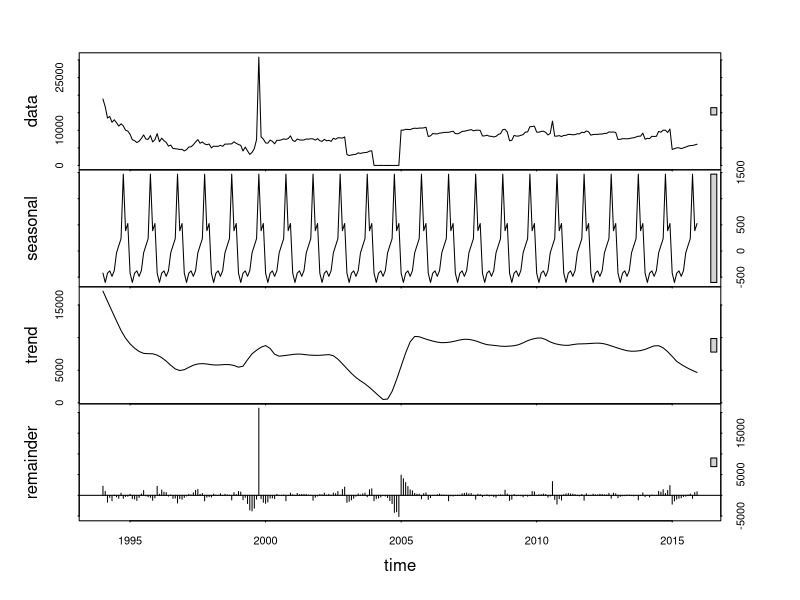

Source code (R): (Note: this script raises an error after producing the figure.)
#Data
products <- c(18898,16702.5,13492.7,13947.7,12280,12995.4,12160,11200,11845,11254,10031.1,9786.7,8872.4,7333.3,7061.7,6518.5,6880.6,7695.5,8691.3,7514.4,7423.9,8510.3,6699.6,7333.3,9046,6756.6,7773.3,7037.9,6569.4,5516.6,5801.4,4836.4,4765.9,4685,4549.6,4593,4144,4506.4,5241.9,5320.5,5879.6,6683.7,7356.5,6328.1,6681.4,6127.3,5905.6,6106.1,4999.7,5499.2,5437.5,5450.7,5733.3,5444.3,6084.1,6078.8,6125.8,6147.9,6743.4,6284.5,5966.2,5727.5,4127.4,5231.8,4144.4,3140.3,3720.6,4784.1,7382,30825,8128.9,7504.4,6421.5,6348.3,7222.3,6869,6165,7169.1,7136.7,7290.3,7552.5,7433.8,7646.9,8414,7141.1,6822.4,7525,7258.4,7214.1,7261.8,7541.6,7473.2,7602.2,7579,7204.6,7642.5,7050.4,6851.7,7431.7,7019.8,7152,6858.3,7724.2,7459.9,7872.5,7871.4,7786.6,8124.9,3124.6,2823.6,3002.5,3092.1,3192.2,3589.6,3427,3592.9,3664.6,3749.3,4097.7,4164.1,13,13.8,11.2,21.8,11,2.8,0,0,10.1,7.4,13.8,11.9,10068.8,10045.5,10289.2,10255.1,10192.9,10478.8,10604.8,10544.5,10637.1,10642,10691,10876.5,8247.1,8420,9072.3,8991.3,8983.3,9206.4,9265.7,9412.1,9423.8,9437.9,9588.7,9749.6,9058.9,9016.8,9259.4,9695.3,9738.9,9906.7,10047.1,10204,9865,10019.6,10043.7,9966.4,8391.8,8426.6,8619.1,8338.1,8287.1,8119.7,8275.7,8825.2,9043.4,10190.3,10292.2,9514.6,7027,7170.2,8540.1,8361.4,8367.4,8567.5,8784.3,9495.9,9537.7,11034.6,11086.4,11183.2,9494.7,9464.4,9685.8,9755.2,9418,8683.1,9117.5,12633.3,8333,8352.9,8494.8,8239.9,8551.5,8577.8,8845.6,8830,8729.4,8782.2,9013.4,8990.5,9475,9336.8,9815.1,9568.1,8622.8,8811,8851.2,8860.4,8929.7,8938.8,9123.5,9131.8,9544.4,9482.8,9521.3,9407,7385.3,7429.4,7622.7,7609.4,7584.3,7651.5,7815.5,7875.4,8106.4,8320.7,8333.6,9193.1,7463.8,7728.1,7644.4,8299.5,8243.3,8303.8,9684.2,9468.7,10033.6,10031.8,9388.1,10361.1,4564.1,4777.1,5021.3,5016.9,4803.3,5022.6,5239.3,5502.4,5669.2,5683,5853.3,6041.9)
p<- c(8391.8,8426.6,8619.1,8338.1,8287.1,8119.7,8275.7,8825.2,9043.4,10190.3,10292.2,9514.6,7027,7170.2,8540.1,8361.4,8367.4,8567.5,8784.3,9495.9,9537.7,11034.6,11086.4,11183.2,9494.7,9464.4,9685.8,9755.2,9418,8683.1,9117.5,12633.3,8333,8352.9,8494.8,8239.9,8551.5,8577.8,8845.6,8830,8729.4,8782.2,9013.4,8990.5,9475,9336.8,9815.1,9568.1,12902.6,13346.5,14417,15029.5,8622.8,8811,8851.2,8860.4,8929.7,8938.8,9123.5,9131.8,9544.4,9482.8,9521.3,9407,7385.3,7429.4,7622.7,7609.4,7584.3,7651.5,7815.5,7875.4,8106.4,8320.7,8333.6,9193.1,7463.8,7728.1,7644.4,8299.5,8243.3,8303.8,9684.2,9468.7,10033.6,10031.8,9388.1,10361.1,4564.1,4777.1,5021.3,5016.9,4803.3,5022.6,5239.3,5502.4,5669.2,5683,5853.3,6041.9)
length(products)
length(p)
months<-1:length(products)


#Decomposition 

products_ts<-ts(products, start=1994, frequency=12)
decomposition<-stl(products_ts, s.window = "periodic")
decomposition
#graph the decomposition
plot(decomposition)

#Least squares line
least_sq_line<-lm(products~months)
least_sq_line

#Cyclical components

predicted_products<-coefficients(least_sq_line)[1]+coefficients(least_sq_line)[2]*year
predicted_products

cyclic<-products/predicted_products
cyclic

#prediction of the first three months of the 2016
m <- length(months)
quarter_2016 <- c(m+1,m+2,m+3)
res_predicted <- (coefficients(least_sq_line)[1]+coefficients(least_sq_line)[2]*quarter_2016[1])*decomposition$time.series[1]+
  (coefficients(least_sq_line)[1]+coefficients(least_sq_line)[2]*quarter_2016[2])*decomposition$time.series[2]+
  (coefficients(least_sq_line)[1]+coefficients(least_sq_line)[2]*quarter_2016[3])*decomposition$time.series[3]
res_predicted